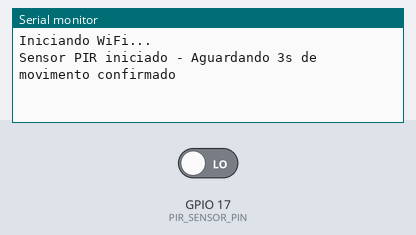
Simulated run of this program. Board: ESP32. On the bench: the last lines printed to the serial monitor. The inputs (shaded band) are chosen by the test bench; at power-on: GPIO 17 (PIR_SENSOR_PIN) LOW. WiFi joins after 1.5 s; servers stay silent unless stated; no MQTT or app messages arrive unless stated.

Above: at 1.2 s.
1.3 s: GPIO 17 (PIR_SENSOR_PIN) driven HIGH
At 1.47 s:
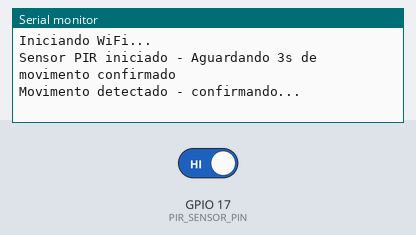
3.0 s: GPIO 17 (PIR_SENSOR_PIN) driven LOW
At 3.8 s:
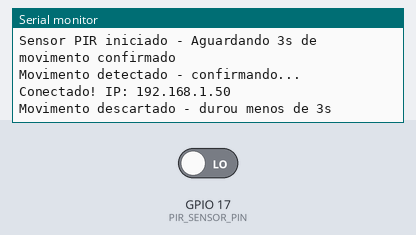

The program:

main.cpp
```cpp
#include <Arduino.h>
#include "configs.h"
#include "wifi.h"
#include "mqtt.h"
#include <ArduinoJson.h>

const int pin = PIR_SENSOR_PIN; // GPIO 17

bool movimentoAtual = false;
bool movimentoConfirmado = false;
bool ultimoEstadoPublicado = false;

unsigned long inicioDetectado = 0;
const unsigned long TEMPO_CONFIRMAR = 3000; // 3 segundos
unsigned long tempoOcioso = 0;
const unsigned long TEMPO_OCIOSO_PUBLICAR = 10000; // 10s sem movimento publica false
#include <ArduinoJson.h>  // Instale a biblioteca ArduinoJson

void verificarMovimento() {
  bool leituraSensor = digitalRead(pin);
  unsigned long agora = millis();

  if (leituraSensor == HIGH) {
    if (!movimentoAtual) {
      movimentoAtual = true;
      inicioDetectado = agora;
      Serial.println("Movimento detectado - confirmando...");
    }

    if (!movimentoConfirmado && (agora - inicioDetectado) >= TEMPO_CONFIRMAR) {
      movimentoConfirmado = true;
      Serial.println("Movimento CONFIRMADO! (3s contínuos)");

      // Prepara JSON
      StaticJsonDocument<96> doc;
      doc["presenca"] = true;
      doc["device"] = DEVICE_ID;
      doc["local"] = LOCAL;

      char buffer[96];
      serializeJson(doc, buffer);

      String topico = String("smartcampus/") + LOCAL + "/movimento";
      client.publish(topico.c_str(), buffer);
      ultimoEstadoPublicado = true;
    }
  }
  else {
    if (movimentoAtual) {
      if (!movimentoConfirmado) {
        Serial.println("Movimento descartado - durou menos de 3s");
      }
      movimentoAtual = false;
      tempoOcioso = agora;
    }

    if (movimentoConfirmado && (agora - tempoOcioso) >= TEMPO_OCIOSO_PUBLICAR) {
      movimentoConfirmado = false;
      Serial.println("Sala vazia - publicando false");

      StaticJsonDocument<96> doc;
      doc["presenca"] = false;
      doc["device"] = DEVICE_ID;
      doc["local"] = LOCAL;

      char buffer[96];
      serializeJson(doc, buffer);

      String topico = String("smartcampus/") + LOCAL + "/movimento";
      client.publish(topico.c_str(), buffer);
      ultimoEstadoPublicado = false;
    }
  }
}

void setup() {
  Serial.begin(115200);
  wifi_init();
  mqtt_setup();
  pinMode(pin, INPUT);
  tempoOcioso = millis();
  Serial.println("Sensor PIR iniciado - Aguardando 3s de movimento confirmado");
}

void loop() {
  verificarMovimento();
  mqtt_loop();
  wifi_loop();
  delay(50);
}
```

mqtt.cpp
```cpp
#include "mqtt.h"


// WiFi

const char* mqtt_server = MQTT_BROKER;
WiFiClient espClient;
PubSubClient client(espClient);


void mqtt_reconnect() {
  static unsigned long lastAttempt = 0;

  if (millis() - lastAttempt > 5000) {
    lastAttempt = millis();

    Serial.println("Tentando conectar MQTT...");

    if (client.connect("ESP32_PIR")) {
      Serial.println("MQTT conectado!");
      client.subscribe("smartcampus/+/movimento/#");
    } else {
      Serial.println("Falha ao conectar MQTT");
    }
  }
}

void callback(char* topic, byte* payload, unsigned int length) {

}


void mqtt_setup() {
  client.setServer(MQTT_BROKER, MQTT_PORT);
  client.setCallback(callback);
  client.setBufferSize(2048);
}

void mqtt_loop() {
  if (WiFi.status() == WL_CONNECTED) {
  if (!client.connected()) {
    mqtt_reconnect();
  }
  client.loop();
  }
}
```

mqtt.h
```cpp
// mqtt_interface.h
#ifndef MQTT_H
#define MQTT_H

#include <Arduino.h>
#include <WiFi.h>
#include <PubSubClient.h>
#include "configs.h"


extern const char* mqtt_server;
extern WiFiClient espClient;
extern PubSubClient client;

void mqtt_setup();
void mqtt_loop();


#endif
```

wifi.cpp
```cpp
#include "wifi.h"


const char* ssid = WIFI_SSID;
const char* password = WIFI_PASSWORD;

void wifi_init() {
  WiFi.begin(ssid, password);
  Serial.println("Iniciando WiFi...");
}

void wifi_loop() {
  static unsigned long lastAttempt = 0;

  if (WiFi.status() != WL_CONNECTED) {
    if (millis() - lastAttempt > 5000) {
      lastAttempt = millis();

      Serial.println("WiFi desconectado, tentando reconectar...");
      WiFi.begin(ssid, password);
    }
  } else {
    static bool conectado = false;

    if (!conectado) {
      Serial.print("Conectado! IP: ");
      Serial.println(WiFi.localIP());
      conectado = true;
    }
  }
}
```

wifi.h
```cpp
#ifndef WIFI_H
#define WIFI_H

#include <WiFi.h>
#include "configs.h"

void wifi_init();
void wifi_loop();

#endif
```

configs.h
```cpp
#ifndef CONFIGS_H
#define CONFIGS_H


#define LOCAL "LABF4"
#define DEVICE_ID "ESP32_PIR"


#define WIFI_SSID ""
#define WIFI_PASSWORD ""

#define MQTT_BROKER ""
#define MQTT_PORT 1883


#define  PIR_SENSOR_PIN 17


#endif
```

Measured:
- after the input at 1.3 s, the serial monitor: prints a new line at once (image 1)
- after the input at 3.0 s, the serial monitor: prints a new line at once (image 2)
